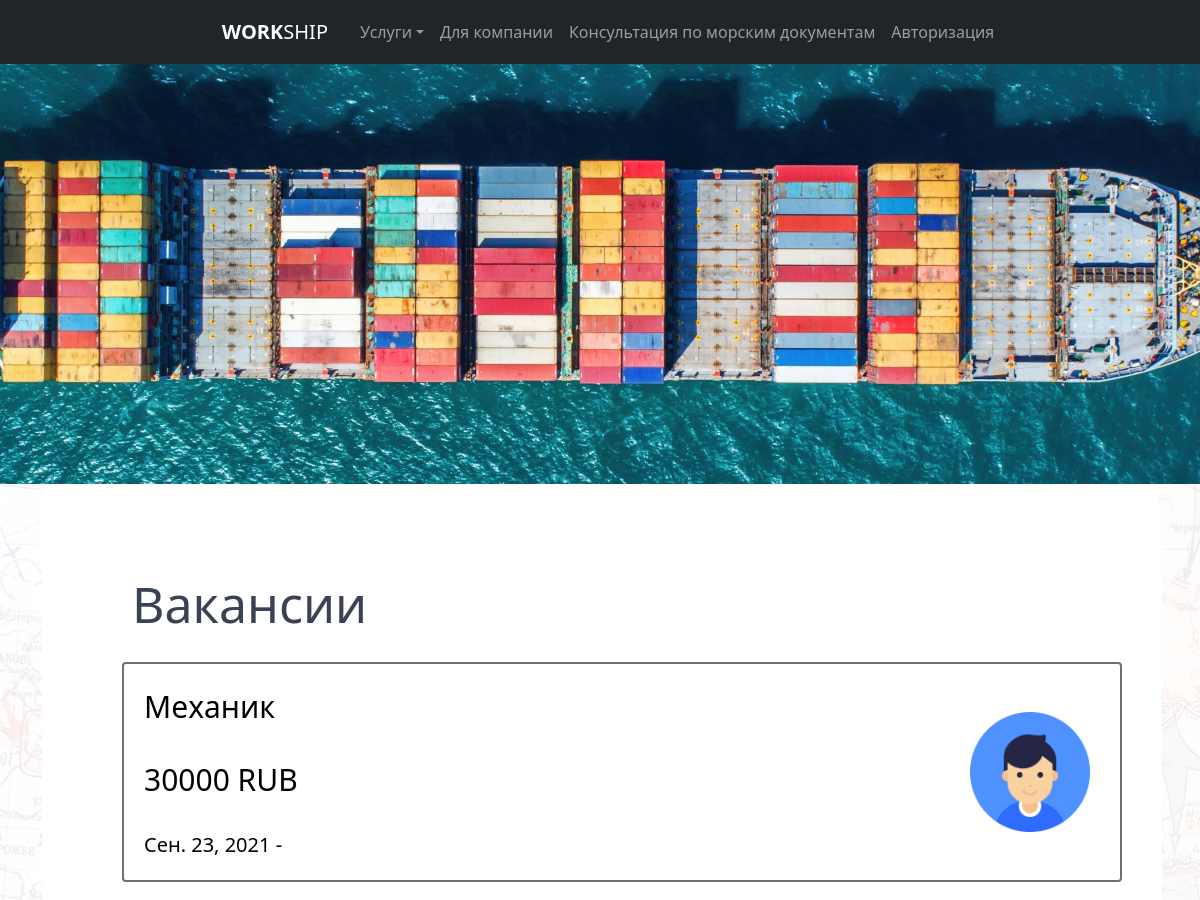
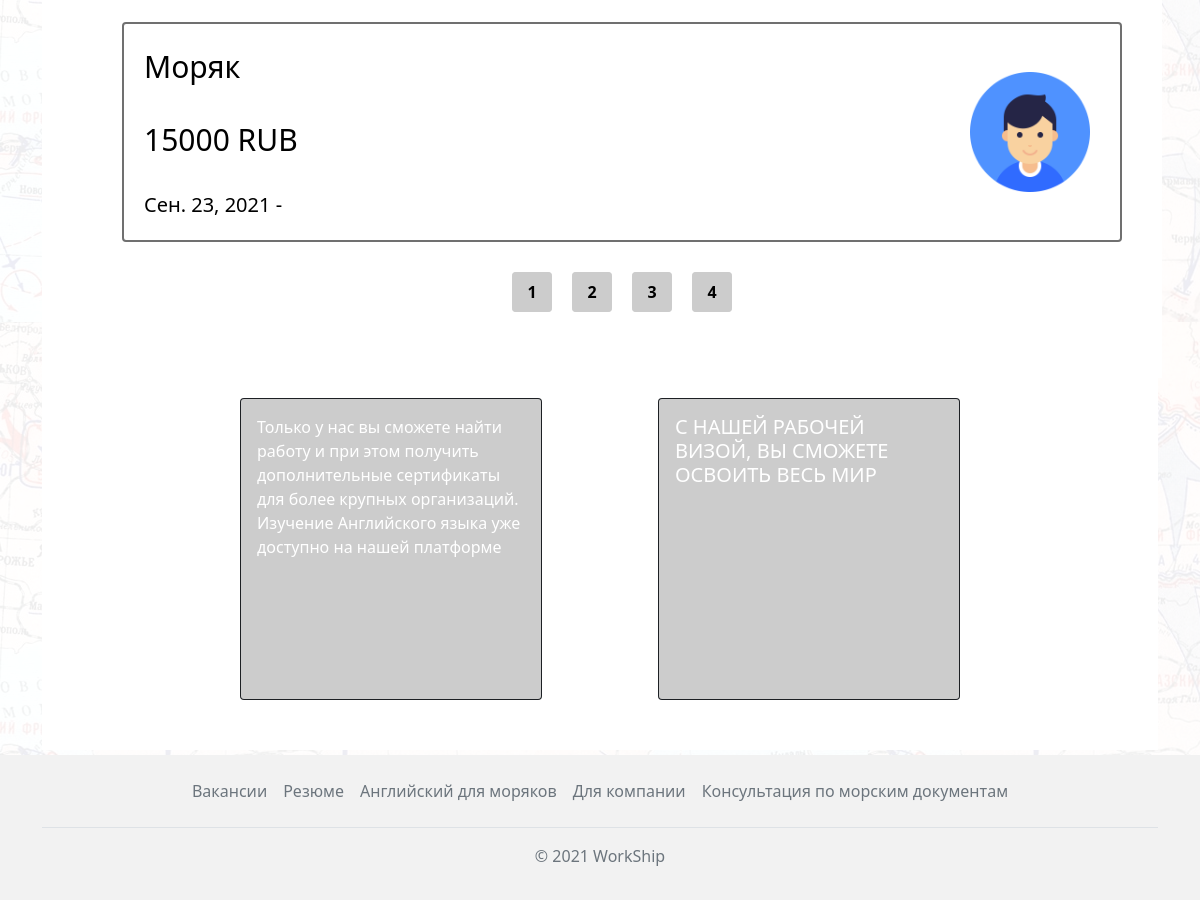
Before: / with the older database file (2 pictures, top to bottom).
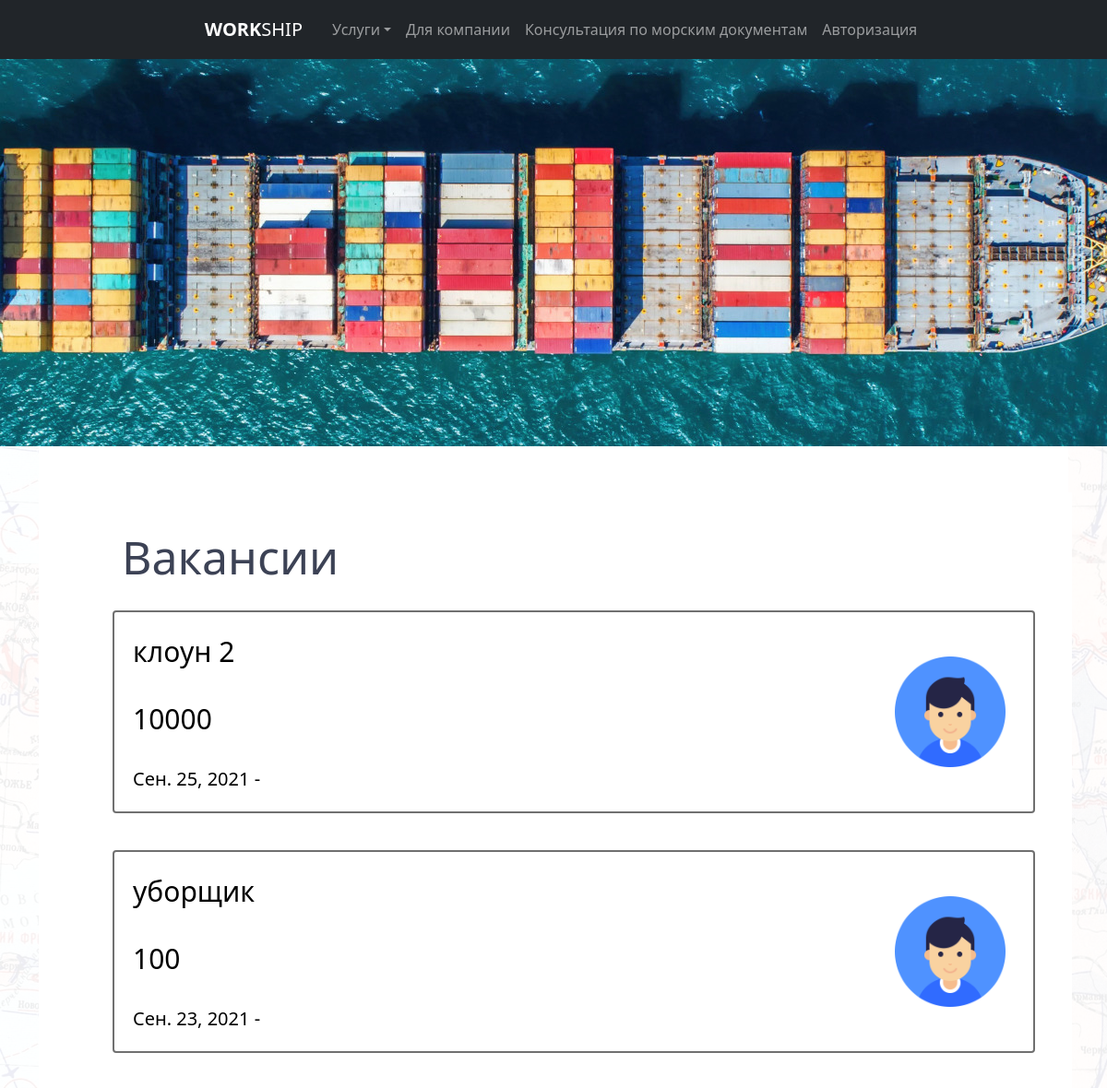
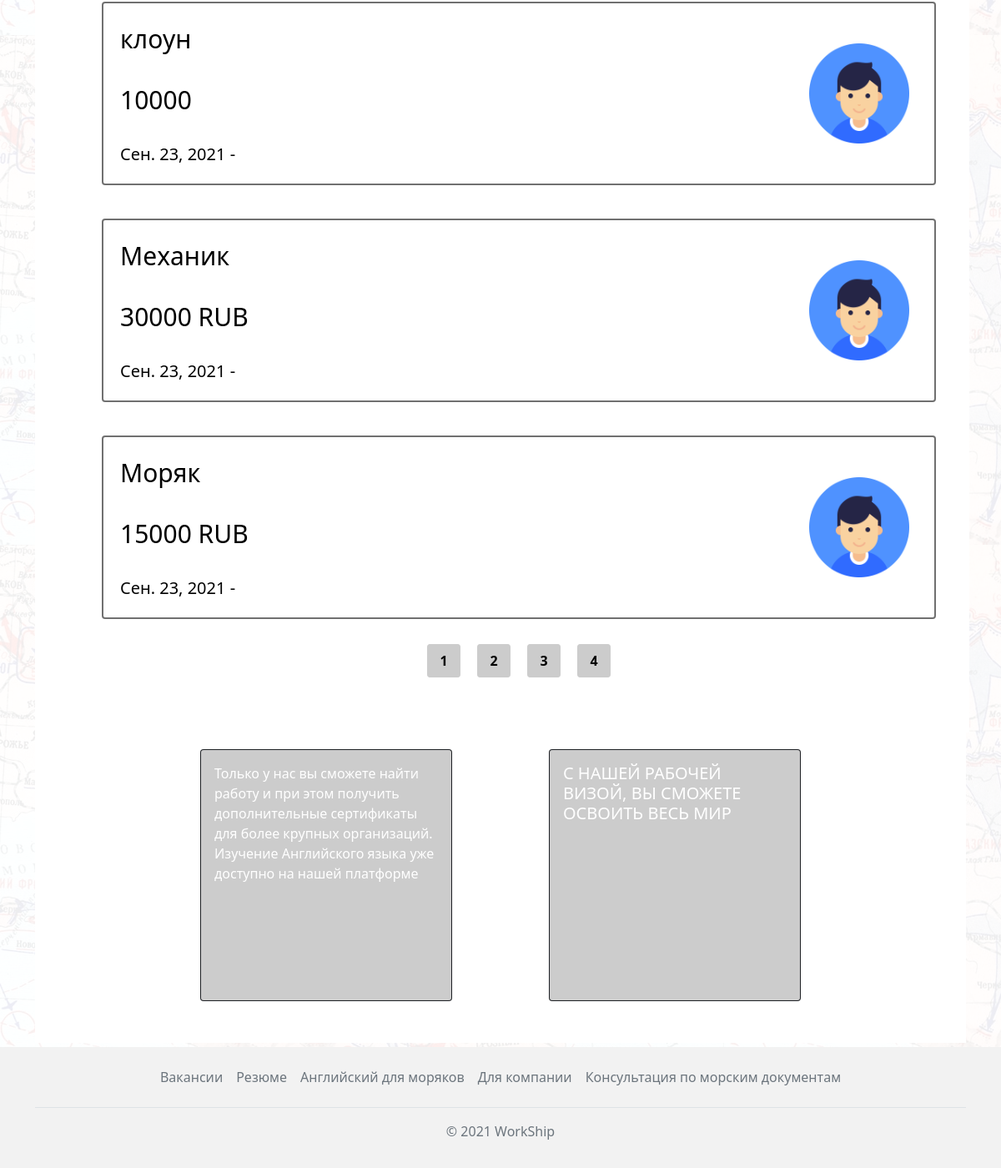
After: the same page with the newer database file (2 pictures, top to bottom).
### vacancies/models.py (models this page shows, shortened)
class Vacancy(models.Model):
    user = models.ForeignKey(User, on_delete=models.CASCADE)
    title = models.CharField('Должность', max_length=255)
    salary = models.CharField('Зарплата', max_length=255)
    vessel_type = models.CharField('Тип судна', max_length=255, default="")
    date_start = models.DateField('Дата посадки')
    landing = models.CharField('Место посадки', max_length=255, default="")
    contract_term = models.CharField('Срок контракта', max_length=255, default="")
    image = models.ImageField(verbose_name='Изображение', upload_to=image_directory_path, storage=image_storage, default='defaultuser.png')
    time_create = models.DateTimeField('Дата создания', auto_now_add=True, null=True)
    time_update = models.DateTimeField('Дата изменения', auto_now=True, null=True)
    is_published = models.BooleanField('Публикация', default=True)
    def get_absolute_url(self):
        return reverse('vacancies_detail', kwargs={'vacancy_id': self.pk})
    class Meta:
        verbose_name = 'Вакансия'
        verbose_name_plural = 'Вакансии'
        ordering = ['-time_create', 'title']

### main/views.py (the view)
# urls.py: path('', views.index, name='home'),
def index(request):
    vacancies = Vacancy.objects.all()
    return render(request, 'main/index.html', {'vacancies': vacancies})

### main/templates/main/index.html (shortened to what this page needs)
{% extends 'main/layout.html' %}
{% load static %}
{% block content %}
      <div class="index_logo">
        <img src="{%  static 'main/img/mainlogo.jpg' %}" alt="">
      </div>
<div class="container">
      <div class="wrapper">
        <div class="vacancies">
          <div class="vacancies__header">
            <h2>Вакансии</h2>
          </div>
          {% if vacancies %}
           <div class="vacancies__container">
              {% for vacancy in vacancies %}
               <a href="{{ vacancy.get_absolute_url }}">
                <div class="vacancy">
                  <div class="vacancy__title">{{ vacancy.title }}</div>
                  <div class="vacancy__salary">{{ vacancy.salary }}</div>
                  <div class="vacancy__date">{{ vacancy.date_start }} - {{ vacancy.date_end }}</div>
                  <div class="vacancy__logo"><img src="{{vacancy.image.url}}" alt=""></div>
                </div>
               </a>
              {% endfor %}
              </div>
            {% else %}
              <p>Вакансий не обнаружено</p>
            {% endif %}
          <nav class="vacancies__pages">
            <ul>
              <li><a href="#">1</a></li>
              <li><a href="#">2</a></li>
              <li><a href="#">3</a></li>
              <li><a href="#">4</a></li>
            </ul>
          </nav>
        </div>
        <div class="slider_index">
          <div class="slider_index__container">
            <div class="card bg-dark text-white">
                <img src="https://via.placeholder.com/300x300" class="card-img" alt="...">
                <div class="card-img-overlay">
                <p class="card-text">Только у нас вы сможете найти работу и при этом получить
                дополнительные сертификаты для более крупных организаций.
                Изучение Английского языка уже доступно на нашей платформе</p>
                </div>
            </div>
            <div class="card bg-dark text-white">
                <img src="https://via.placeholder.com/300x300" class="card-img" alt="...">
                <div class="card-img-overlay">
                <h5 class="card-title">С НАШЕЙ РАБОЧЕЙ ВИЗОЙ, ВЫ СМОЖЕТЕ ОСВОИТЬ ВЕСЬ МИР</h5>
                </div>
            </div>
          </div>
        </div>
      </div>
</div>
{% endblock %}

### main/templates/main/layout.html (shortened to what this page needs)
{% load static %}
<!DOCTYPE html>
<html lang="en">
  <head>
    <link rel="stylesheet" href="https://use.fontawesome.com/releases/v5.15.4/css/all.css">
    <link href="https://cdn.jsdelivr.net/npm/bootstrap@5.1.1/dist/css/bootstrap.min.css" rel="stylesheet">
    <link rel="stylesheet" href="{%  static 'main/style/css/style.css' %}">
  </head>
  <body>
  <div class="bg-map">
    <header class="p-1 bg-dark text-white">
      <div class="container">
        <nav class="navbar sticky-top navbar-expand-lg navbar-dark bg-dark justify-content-md-center">
          <div class="d-flex flex-wrap">
            <a href="{% url 'home' %}" class="navbar-brand h5 d-flex align-items-center mb-2 mb-lg-0 mx-4 text-white text-decoration-none"> <b>WORK</b>SHIP</a>
            <div class="collapse navbar-collapse" id="navbarSupportedContent">
              <ul class="navbar-nav me-auto mb-2 mb-lg-0">
                <li class="nav-item dropdown"><a class="nav-link dropdown-toggle" href="#" id="navbarDropdown" role="button" data-bs-toggle="dropdown" aria-expanded="false">Услуги</a>
                </li>
                <li class="nav-item"><a class="nav-link" href="{% url 'company_home' %}">Для компании</a></li>
                <li class="nav-item"><a class="nav-link" href="{% url 'seaman_home' %}">Консультация по морским документам</a></li>
                {% if request.user.is_authenticated %}
                  {% if request.user.is_staff %}
                    <li class="nav-item"><a class="nav-link" href="{% url 'admin:index' %}">{{ request.user.get_full_name}}</a></li>
                  {% else %}
                    <li class="nav-item"><a class="nav-link" href="{% url 'personal_account_home' %}">{{ request.user.get_full_name}}</a></li>
                  {% endif %}
                  <li class="nav-item"><a class="nav-link" href="{% url 'logout' %}">Выйти</a></li>
                {% else %}
                  <li class="nav-item"><a class="nav-link" href="{% url 'login' %}">Авторизация</a></li>
                {% endif %}
              </ul>
            </div>
        </nav>
      </div>
    </header>
<main>
    {% block content %}
    {% endblock %}
</main>
    <footer class="footer py-3" style="position: absolute; bottom: 0; width: 100%">
      <div class="container">
        <ul class="nav justify-content-center border-bottom pb-3 mb-3">
          <li class="nav-item"><a href="#" class="nav-link px-2 text-muted">Вакансии</a></li>
          <li class="nav-item"><a href="#" class="nav-link px-2 text-muted">Резюме</a></li>
          <li class="nav-item"><a href="#" class="nav-link px-2 text-muted">Английский для моряков</a></li>
          <li class="nav-item"><a href="#" class="nav-link px-2 text-muted">Для компании</a></li>
          <li class="nav-item"><a href="#" class="nav-link px-2 text-muted">Консультация по морским документам</a></li>
        </ul>
        <p class="text-center text-muted">© 2021 WorkShip</p>
      </div>
    </footer>
      </div>
  </body>
</html>

### main/static/main/style/css/style.css (style rules this page uses)
* { padding: 0; margin: 0; -webkit-box-sizing: border-box; box-sizing: border-box; font-family: "Segoe UI", Tahoma, Geneva, Verdana, sans-serif; scroll-behavior: smooth; }
html, body { height: 100%; }
html main, body main { height: 100%; padding-bottom: 150px; }
footer { background-color: #f2f2f2; }
.wrapper { padding: 40px; height: 100%; background-color: #fff; }
.bg-map { position: relative; min-height: 100%; }
.bg-map::after { content: ""; background: url(../../img/map1942.jpg); background-repeat: repeat; -webkit-background-size: auto auto; background-size: auto; opacity: 0.07; top: 0; left: 0; right: 0; bottom: 0; position: absolute; z-index: -10; }
.index_logo { display: block; width: 100%; height: 420px; background-color: #ccc; overflow: hidden; position: relative; }
.index_logo img { min-width: 100%; position: absolute; left: 50%; top: 50%; -webkit-transform: translate(-50%, -50%); -ms-transform: translate(-50%, -50%); transform: translate(-50%, -50%); }
.vacancies { display: block; width: 1080px; margin: 10px auto; padding: 40px; background-color: #fff; }
.vacancies__header h2 { font-weight: 400; font-size: 50px; margin-left: 10px; color: #3c4255; }
.vacancies__container { display: -webkit-box; display: -webkit-flex; display: -ms-flexbox; display: flex; -webkit-box-orient: vertical; -webkit-box-direction: normal; -webkit-flex-direction: column; -ms-flex-direction: column; flex-direction: column; -webkit-box-pack: justify; -webkit-justify-content: space-between; -ms-flex-pack: justify; justify-content: space-between; }
.vacancies__container a { display: block; text-decoration: none; color: initial; width: 100%; height: 220px; margin: 20px 0; -webkit-transition: 0.2s; -o-transition: 0.2s; transition: 0.2s; }
.vacancies__container .vacancy { position: relative; display: -webkit-box; display: -webkit-flex; display: -ms-flexbox; display: flex; -webkit-box-orient: vertical; -webkit-box-direction: normal; -webkit-flex-direction: column; -ms-flex-direction: column; flex-direction: column; -webkit-box-pack: justify; -webkit-justify-content: space-between; -ms-flex-pack: justify; justify-content: space-between; width: 100%; height: 100%; border: 2px solid #707070; -webkit-border-radius: 4px; border-radius: 4px; padding: 20px; }
.vacancies__container .vacancy__title, .vacancies__container .vacancy__salary { font-size: 30px; }
.vacancies__container .vacancy__date { font-size: 20px; }
.vacancies__container .vacancy__logo { position: absolute; right: 30px; top: 50%; -webkit-transform: translateY(-50%); -ms-transform: translateY(-50%); transform: translateY(-50%); width: 120px; height: 120px; }
.vacancies__container .vacancy__logo img { width: 100%; }
.vacancies__pages ul { display: -webkit-box; display: -webkit-flex; display: -ms-flexbox; display: flex; -webkit-box-pack: center; -webkit-justify-content: center; -ms-flex-pack: center; justify-content: center; list-style: none; padding: 0; }
.vacancies__pages ul li { display: block; margin: 10px; width: 40px; height: 40px; background-color: #e2e2e2; text-decoration: none; text-align: center; line-height: 40px; color: #000; font-weight: bold; -webkit-border-radius: 4px; border-radius: 4px; }
.vacancies__pages ul li a { display: block; width: 100%; height: 100%; -webkit-transition: color 0.2s; -o-transition: color 0.2s; transition: color 0.2s; background-color: #ccc; text-decoration: none; text-align: center; line-height: 40px; color: #000; font-weight: bold; -webkit-border-radius: 4px; border-radius: 4px; }
.slider_index { width: 100%; padding: 10px 100px; display: -webkit-box; display: -webkit-flex; display: -ms-flexbox; display: flex; }
.slider_index__container { display: -webkit-box; display: -webkit-flex; display: -ms-flexbox; display: flex; width: 100%; -webkit-justify-content: space-around; -ms-flex-pack: distribute; justify-content: space-around; }

Changed rows visible on the page:
added Vacancy: title "клоун 2", salary "10000", date_start "Сен. 25, 2021", image (placeholder picture)
added Vacancy: title "уборщик", salary "100", date_start "Сен. 23, 2021", image (placeholder picture)
added Vacancy: title "клоун", salary "10000", date_start "Сен. 23, 2021", image (placeholder picture)
